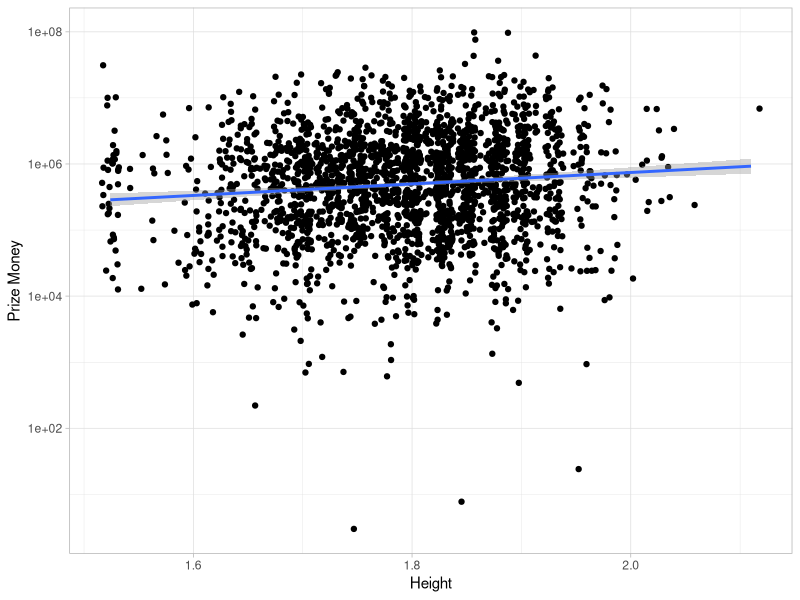
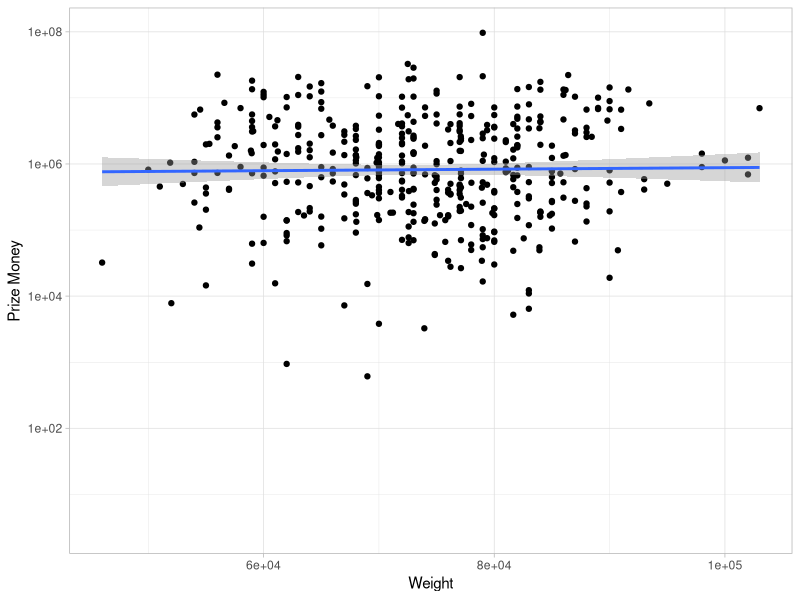
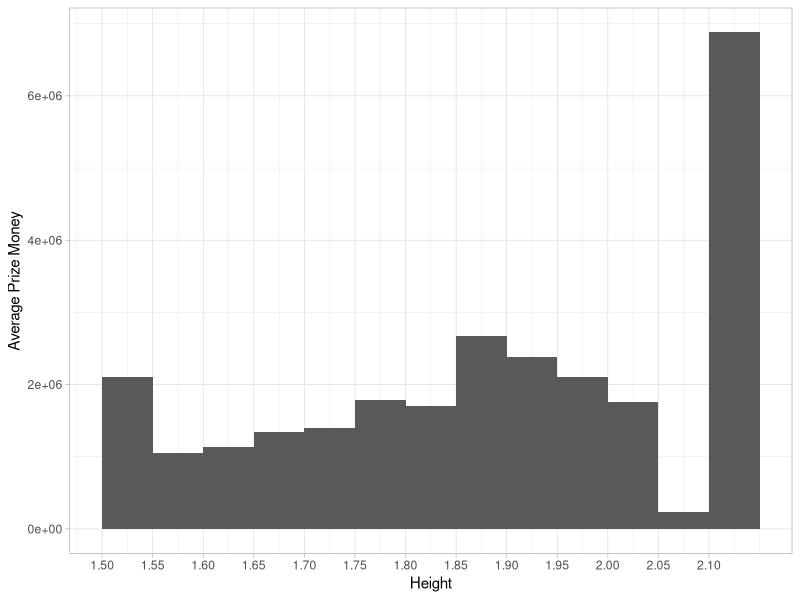
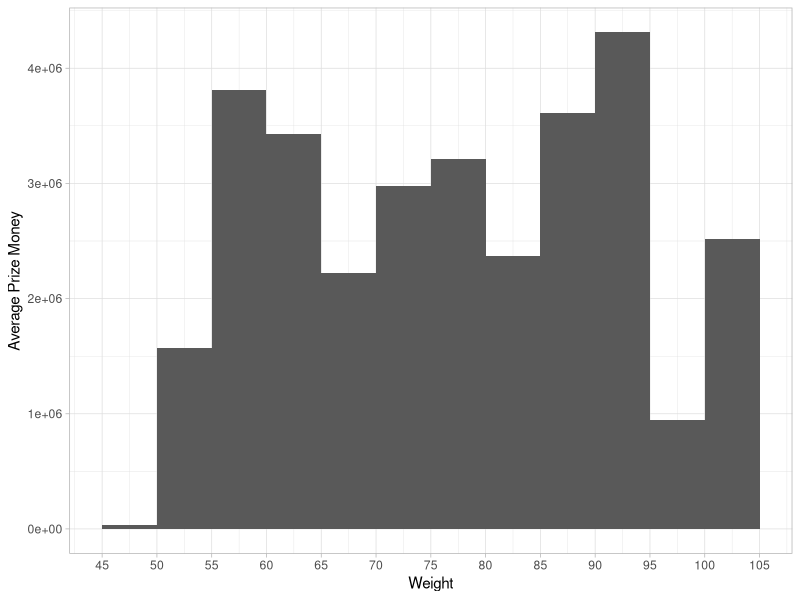
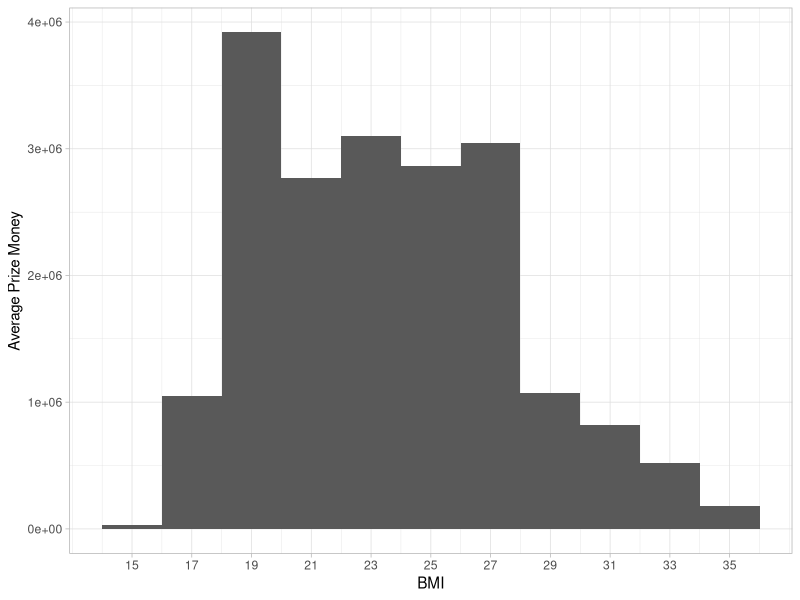

The R source for these figures, in order: (Note: this script raises an error after producing the figures.)
library(tidyverse)
library(ggplot2)

graph1 <- read_csv("huge_csv.csv") |>
  filter(height != 0) |>
  mutate(BMI = (weight/1000)/(height^2)) |>
  mutate(weight_kg = weight/1000)

ggplot(data = graph1) +
  aes(x = height, y = prize_money) +
  scale_y_log10() +
  theme_light() +
  geom_point(position = position_jitter(0.008)) +
  geom_smooth(method = "lm") +
  labs(x = "Height",
       y = "Prize Money")

ggplot(data = graph1) +
  aes(x = weight, y = prize_money) +
  scale_y_log10() +
  theme_light() +
  geom_point(position = position_jitter(0.01)) +
  geom_smooth(method = "lm") +
  labs(x = "Weight",
       y = "Prize Money")

ggplot(data = graph1) +
  aes(x = height, y = prize_money) +
  theme_light() +
  scale_x_continuous(breaks = seq(1.5, 2.1, by = 0.05)) +
  stat_summary_bin(fun = "mean", geom = "col", binwidth = 0.05) +
  labs(y = "Average Prize Money",
       x = "Height")

ggplot(data = graph1) +
  aes(x = weight_kg, y = prize_money) +
  theme_light() +
  scale_x_continuous(breaks = seq(45, 105, by = 5)) +
  stat_summary_bin(fun = "mean", geom = "col", binwidth = 5) +
  labs(y = "Average Prize Money",
       x = "Weight")

ggplot(data = graph1) +
  aes(x = BMI, y = prize_money) +
  theme_light() +
  scale_x_continuous(breaks = seq(15, 35, by = 2)) +
  stat_summary_bin(fun = "mean", geom = "col", binwidth = 2) +
  labs(y = "Average Prize Money",
       x = "BMI")

ggplot(data = graph1) +
  aes(x = year, y = prize_money) +
  theme_light() +
  scale_x_continuous(breaks = seq(1930, 2000, by = 10)) +
  stat_summary_bin(fun = "mean", geom = "col", binwidth = 5) +
  labs(y = "Average Prize Money",
       x = "Birth Year")

ggplot(data = graph1) +
  aes(x = month, y = prize_money) +
  theme_light() +
  scale_x_continuous(breaks = seq(1, 12, by = 1)) +
  stat_summary_bin(fun = "mean", geom = "col", binwidth = 1) +
  labs(y = "Average Prize Money",
       x = "Birth Month")
